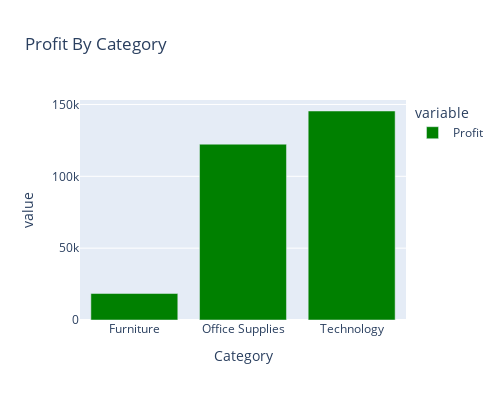

The code cell stored with this chart in its notebook:
### Markdown cell above
## Profit Per Category

### Code cell
fig = px.bar(data.groupby("Category")["Profit"].sum(),title="Profit By Category",color_discrete_sequence=["green"],width=500, height=400)
fig.show()

### Figure 1 — Plotly figure (JSON) as saved in the notebook; plotly's stock layout.template omitted (floating-point values rounded to 4 significant figures)
{"data": [{"alignmentgroup": "True", "hovertemplate": "variable=Profit<br>Category=%{x}<br>value=%{y}<extra></extra>", "legendgroup": "Profit", "marker": {"color": "green", "pattern": {"shape": ""}}, "name": "Profit", "offsetgroup": "Profit", "orientation": "v", "showlegend": true, "textposition": "auto", "type": "bar", "x": ["Furniture", "Office Supplies", "Technology"], "xaxis": "x", "y": [18420.0, 122400.0, 145500.0], "yaxis": "y"}], "layout": {"barmode": "relative", "height": 400, "legend": {"title": {"text": "variable"}, "tracegroupgap": 0}, "title": {"text": "Profit By Category"}, "width": 500, "xaxis": {"anchor": "y", "domain": [0, 1], "title": {"text": "Category"}}, "yaxis": {"anchor": "x", "domain": [0, 1], "title": {"text": "value"}}}}
